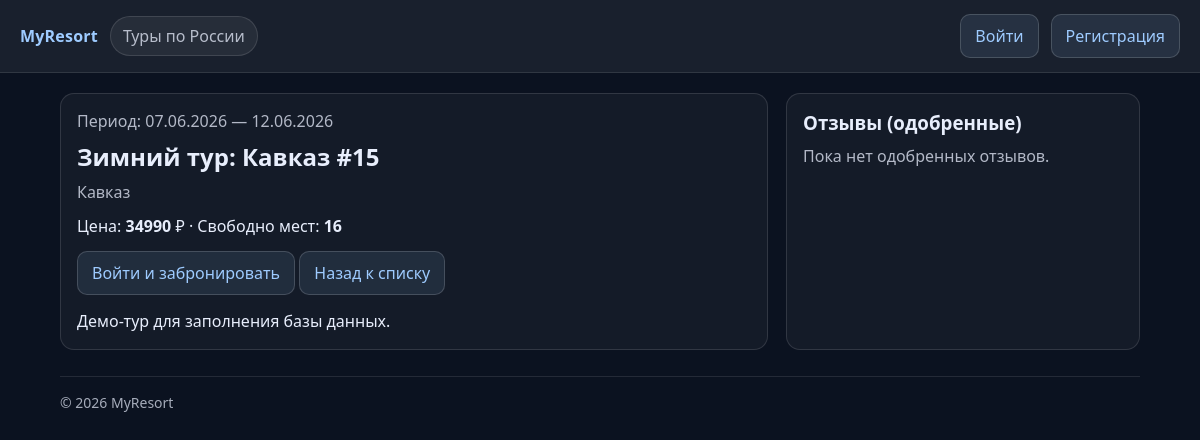
The page /tours/16/ on the database as committed earlier.
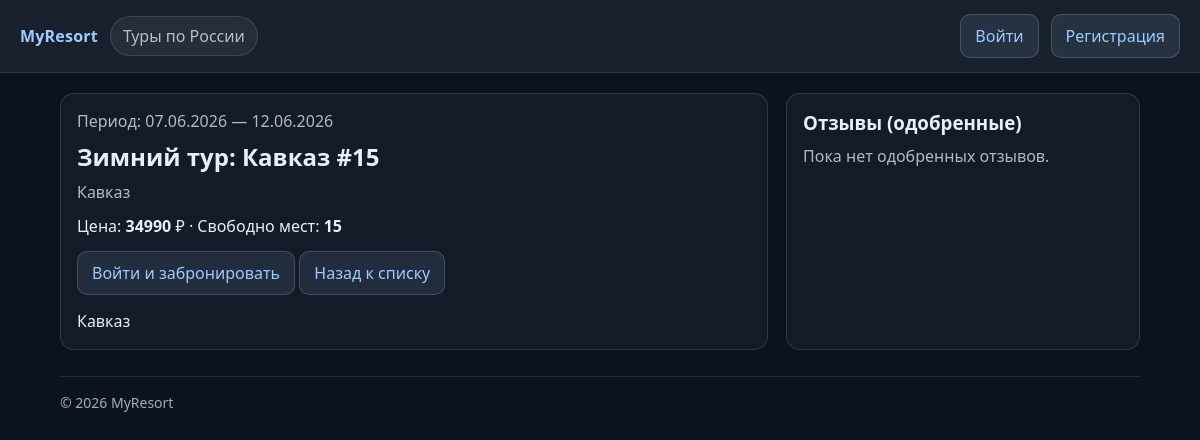
The same page on the database as committed later.
### resorts/models.py (models this page shows, shortened)
class Tour(models.Model):
    DIFFICULTY_CHOICES = [
        ("beginner", "Начинающий"),
        ("intermediate", "Средний"),
        ("advanced", "Продвинутый"),
        ("expert", "Эксперт"),
    ]
    title = models.CharField(max_length=200, verbose_name="Название тура")
    description = models.TextField(verbose_name="Описание", blank=True)
    location = models.CharField(
        max_length=150,
        blank=True,
        verbose_name="Локация/направление",
    )
    difficulty_level = models.CharField(
        max_length=20,
        choices=DIFFICULTY_CHOICES,
        default="intermediate",
        verbose_name="Уровень сложности",
    )
    start_date = models.DateField(verbose_name="Дата начала")
    end_date = models.DateField(verbose_name="Дата окончания")
    price = models.DecimalField(
        max_digits=10,
        decimal_places=2,
        verbose_name="Стоимость тура (руб.)",
    )
    capacity = models.PositiveIntegerField(
        default=20,
        verbose_name="Максимальное количество человек",
    )
    main_image = models.ImageField(
        upload_to="tours/",
        null=True,
        blank=True,
        verbose_name="Главное изображение",
    )
    created_at = models.DateTimeField(auto_now_add=True, verbose_name="Дата создания")
    updated_at = models.DateTimeField(auto_now=True, verbose_name="Дата обновления")
    created_by = models.ForeignKey(
        User,
        on_delete=models.SET_NULL,
        null=True,
        blank=True,
        related_name="created_tours",
        verbose_name="Кто создал",
    )
    objects = TourManager()
    class Meta:
        verbose_name = "Тур"
        verbose_name_plural = "Туры"
        ordering = ["-start_date", "-id"]
    @property
    def booked_people(self) -> int:
        return (
            self.bookings.exclude(status="cancelled")
            .aggregate(total=models.Sum("people_count"))
            .get("total")
            or 0
        )
    @property
    def free_places(self) -> int:
        return max(0, int(self.capacity) - int(self.booked_people))

### resorts/views.py (the view)
# urls.py: path("tours/<int:pk>/", views.tour_detail, name="tour_detail"),
def tour_detail(request, pk: int):
    tour = get_object_or_404(
        Tour.objects.prefetch_related("images", "services", "reviews__user"),
        pk=pk,
    )
    approved_reviews = tour.reviews.filter(moderation_status="approved").order_by("-created_at")
    rating_avg = approved_reviews.aggregate(avg=Avg("rating")).get("avg")
    return render(
        request,
        "resorts/tour_detail.html",
        {
            "tour": tour,
            "approved_reviews": approved_reviews,
            "rating_avg": rating_avg,
        },
    )

### resorts/models.py (called while the page is built)
    def get_queryset(self):
        return TourQuerySet(self.model, using=self._db)

### resorts/templatetags/resort_tags.py (called while the page is built)
@register.simple_tag
def current_year():
    return timezone.localdate().year

### resorts/templates/resorts/tour_detail.html (shortened to what this page needs)
{% extends "resorts/base.html" %}
{% block content %}
  <div class="grid">
    <div class="card">
      <div class="muted">Период: {{ tour.start_date|date:"d.m.Y" }} — {{ tour.end_date|date:"d.m.Y" }}</div>
      <h2 style="margin: 8px 0 8px 0;">{{ tour.title }}</h2>
      <div class="muted">{{ tour.location|default:"—" }}</div>
      <div style="margin-top: 12px;">
        Цена: <strong>{{ tour.price|floatformat:0 }}</strong> ₽ · Свободно мест: <strong>{{ tour.free_places }}</strong>
      </div>
      <div style="margin-top: 14px;">
        {% if request.user.is_authenticated %}
          <a class="btn" href="{% url 'resorts:booking_create' pk=tour.pk %}">Забронировать</a>
        {% else %}
          <a class="btn" href="{% url 'login' %}?next={% url 'resorts:booking_create' pk=tour.pk %}">Войти и забронировать</a>
        {% endif %}
        <a class="btn" href="{% url 'resorts:tour_list' %}">Назад к списку</a>
      </div>
      {% if tour.description %}
        <div style="margin-top: 14px; line-height: 1.5;">
          {{ tour.description }}
        </div>
      {% endif %}
    </div>
    <div class="card">
      <h3 style="margin:0 0 10px 0;">Отзывы (одобренные)</h3>
      {% for r in approved_reviews %}
        <div class="card" style="margin-bottom: 12px;">
          <div class="muted">{{ r.created_at|date:"d.m.Y H:i" }}</div>
          <div><strong>{{ r.user.username }}</strong> · {{ r.rating }}★</div>
          {% if r.comment %}
            <div style="margin-top: 8px;">{{ r.comment }}</div>
          {% endif %}
        </div>
      {% empty %}
        <div class="muted">Пока нет одобренных отзывов.</div>
      {% endfor %}
    </div>
  </div>
{% endblock %}

Rows that differ between the two databases and show on the page:
changed Tour "Зимний тур: Кавказ #15": free_places "16" → "15"; description "Демо-тур для заполнения базы данных." → "Кавказ"
